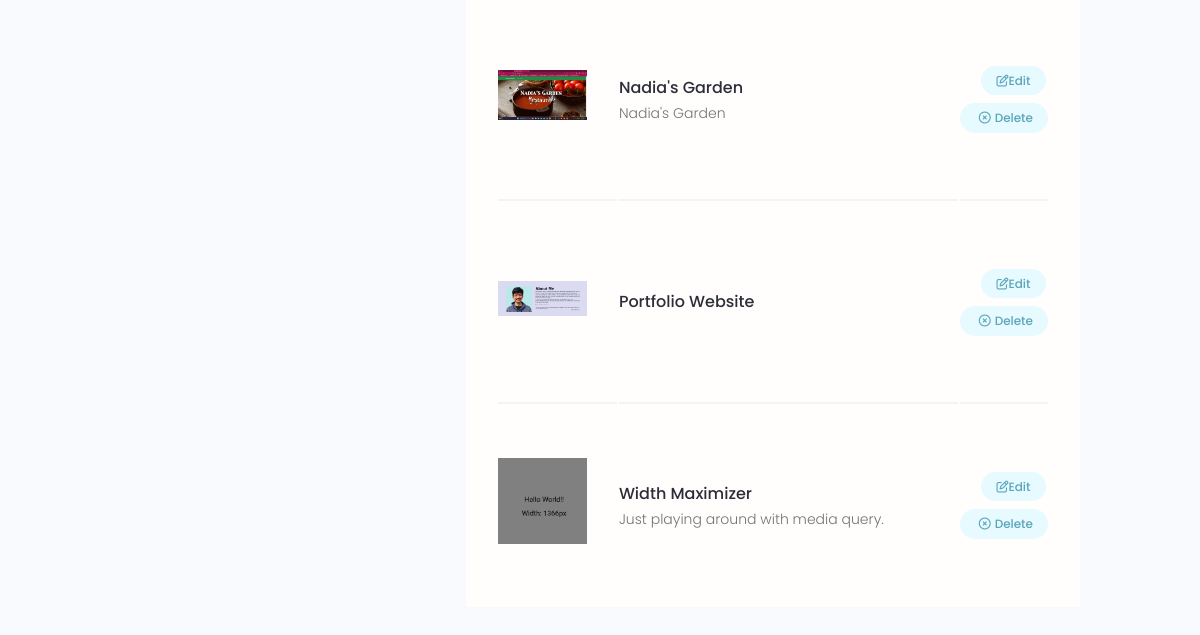
Page /account/ (signed in, lower part) on the earlier database version.
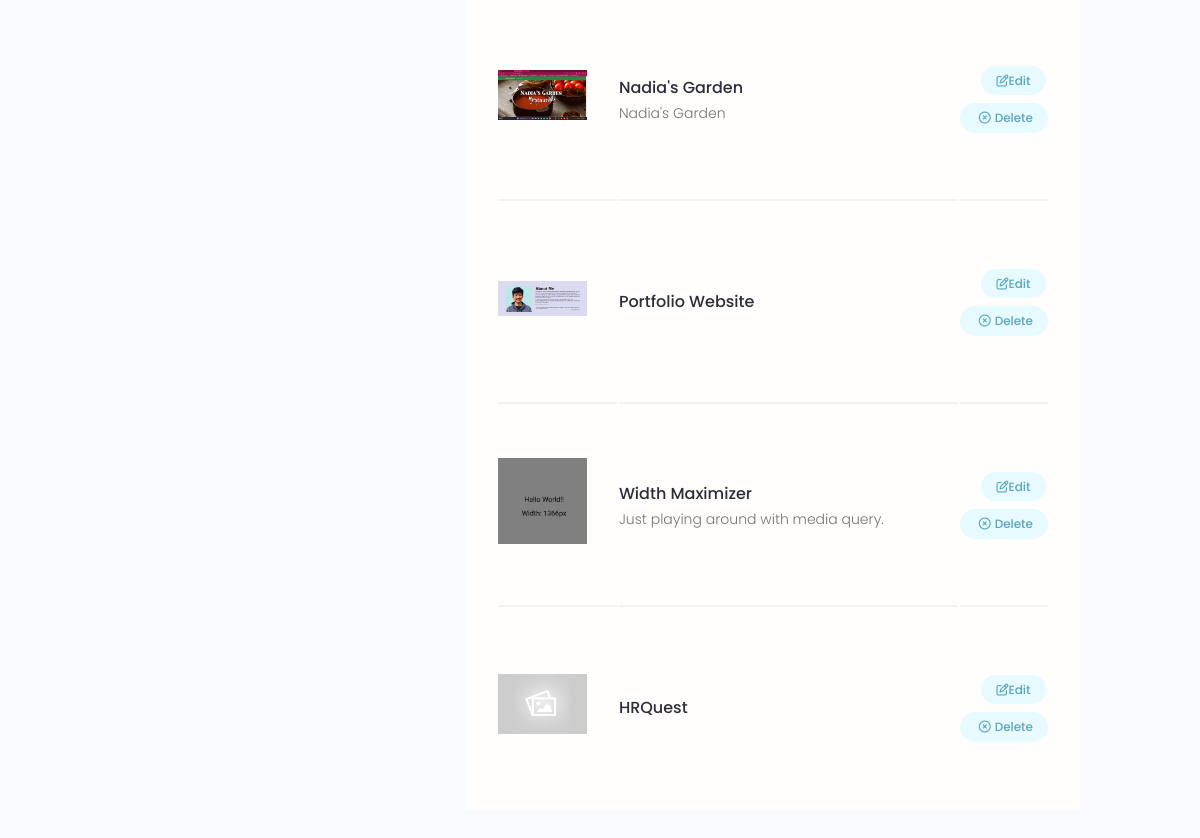
Same page on the later database version.
### application/models.py (models this page shows, shortened)
class Project (models.Model):
    owner = models.ForeignKey(Profile, blank = True, null = True, on_delete = models.CASCADE )  # Create the owner for the project and delete the project when the user id is deleted by any circumstances.
    title = models.CharField(max_length = 200)
    description = models.TextField(blank = True, null = True)
    project_image = models.ImageField(blank = True, null = True, default = "default.jpg") # to add images to the DB.
    demo_link = models.CharField(max_length=2000, blank = True, null = True)
    source_link = models.CharField(max_length = 2000, blank = True, null = True)
    tags = models.ManyToManyField('Tag', blank = True)  # it lets user select content of Tag table.
    vote_total = models.IntegerField(default = 0, null = True, blank = True)
    vote_ratio = models.IntegerField(default = 0, null = True, blank = True)
    created = models.DateTimeField(auto_now_add=True)
    id = models.UUIDField(default=uuid.uuid4, primary_key=True, unique=True, editable=False) # generate random unique id
    class Meta:
        ordering = ['-vote_ratio', '-vote_total', 'title']

### users/views.py (the view)
# urls.py: path('account/', views.userAccount, name = 'account'),
@login_required(login_url = 'login')
def userAccount(request):
    profile = request.user.profile
    skills = profile.skill_set.all()
    projects = profile.project_set.all()
    context = {
        'profile': profile,
        'skills': skills,
        'projects': projects
    }
    return render(request, 'users/account.html', context)

### template/users/account.html (shortened to what this page needs)
{% extends 'application/main.html' %}
{% block content %}
<main class="settingsPage profile my-md">
    <div class="container">
      <div class="layout">
        <div class="column column--1of3">
        </div>
        <div class="column column--2of3">
          <table class="settings__table">
            {% for project in projects %}
            <tr>
              <td class="settings__thumbnail">
                <a href="{% url 'project' project.id %}"><img src="{{project.project_image.url}}" alt="Project Thumbnail" /></a>
              </td>
              <td class="settings__tableInfo">
                <a href="{% url 'project' project.id %}">{{project.title}}</a>
                <p>{{project.description|slice:"150"}}</p>
              </td>
              <td class="settings__tableActions">
                <a class="tag tag--pill tag--main settings__btn" href="{% url 'update' project.id %}"><i class="fa-regular fa-pen-to-square"></i> Edit</a>
                <a class="tag tag--pill tag--main settings__btn"
                  href="{% url 'delete' project.id %}?next=/account"><i class="fa-regular fa-circle-xmark" style="padding: 4px;"></i>
                  Delete</a>
              </td>
            </tr>
            {% endfor %}
          </table>
        </div>
      </div>
    </div>
  </main>
  {% endblock %}

Differences in the rows shown:
added Project: project_image (placeholder picture), title "HRQuest"
